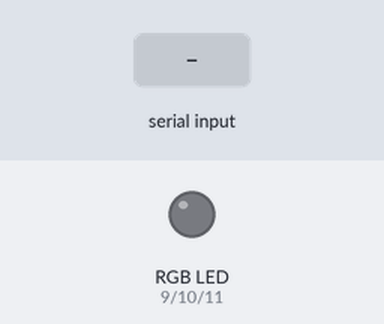
Simulated run of this sketch. Board: Arduino Uno, built with avr-gcc and run on an emulated ATmega328P. Shown: an RGB LED mixed from three pins (HIGH = lit). The test bench sets the inputs (shaded band).

Above: at 1.2 s.
1.3 s: "r" received over Serial
At 2.5 s:
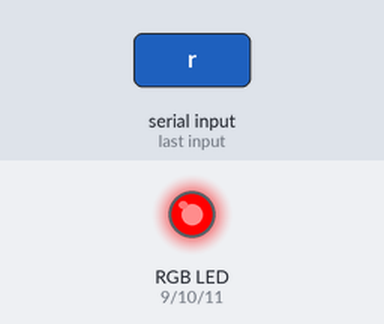
2.8 s: "g" received over Serial
At 3.7 s:
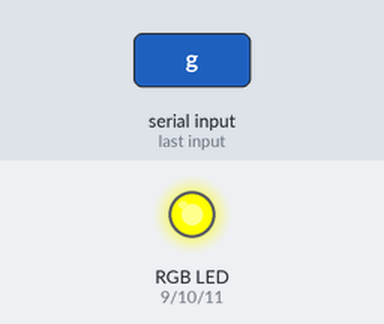
4.3 s: "b" received over Serial
At 4.8 s:
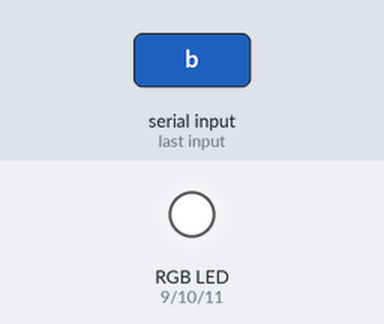
5.8 s: "r" received over Serial
At 7.0 s:
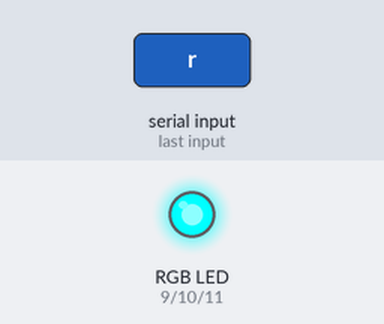
7.3 s: "g" received over Serial
At 8.3 s:
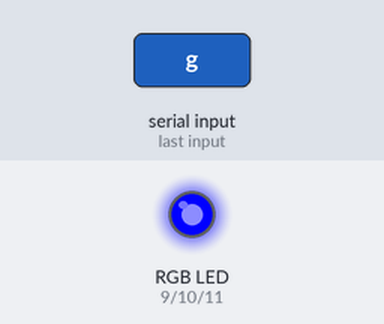
Timing chart, 0 to 9.8 s (numbered marks = the images above; inputs shaded):
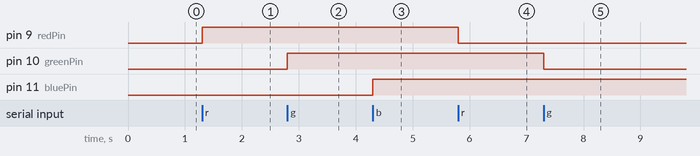

The sketch:

HW7.ino
```cpp
const int redPin = 9;    // RED LED 연결 핀
const int greenPin = 10; // GREEN LED 연결 핀
const int bluePin = 11;  // BLUE LED 연결 핀

char serialInput; // 시리얼 입력을 저장할 변수

void setup() {
  Serial.begin(9600);

  // LED 핀을 출력으로 설정
  pinMode(redPin, OUTPUT);
  pinMode(greenPin, OUTPUT);
  pinMode(bluePin, OUTPUT);

  // LED 초기 상태: 꺼짐
  digitalWrite(redPin, LOW);
  digitalWrite(greenPin, LOW);
  digitalWrite(bluePin, LOW);
}

void loop() {
  if (Serial.available() > 0) {
    serialInput = Serial.read(); // 시리얼 입력 읽기

    // 키에 따라 RGB LED 제어
    switch (serialInput) {
      case 'r':
        toggleLED(redPin);
        break;
      case 'g':
        toggleLED(greenPin);
        break;
      case 'b':
        toggleLED(bluePin);
        break;
    }
  }
}

void toggleLED(int pin) {
  // 현재 LED 상태 읽기
  int currentState = digitalRead(pin);

  // LED 상태 변경
  if (currentState == HIGH) {
    digitalWrite(pin, LOW); // 켜져 있으면 끄기
  } else {
    digitalWrite(pin, HIGH); // 꺼져 있으면 켜기
  }
}
```

Measured:
- after the input at 1.3 s, pin 9 (redPin): LOW → HIGH at once
- after the input at 2.8 s, pin 10 (greenPin): LOW → HIGH at once
- after the input at 4.3 s, pin 11 (bluePin): LOW → HIGH at once
- after the input at 5.8 s, pin 9 (redPin): HIGH → LOW at once
- after the input at 7.3 s, pin 10 (greenPin): HIGH → LOW at once
